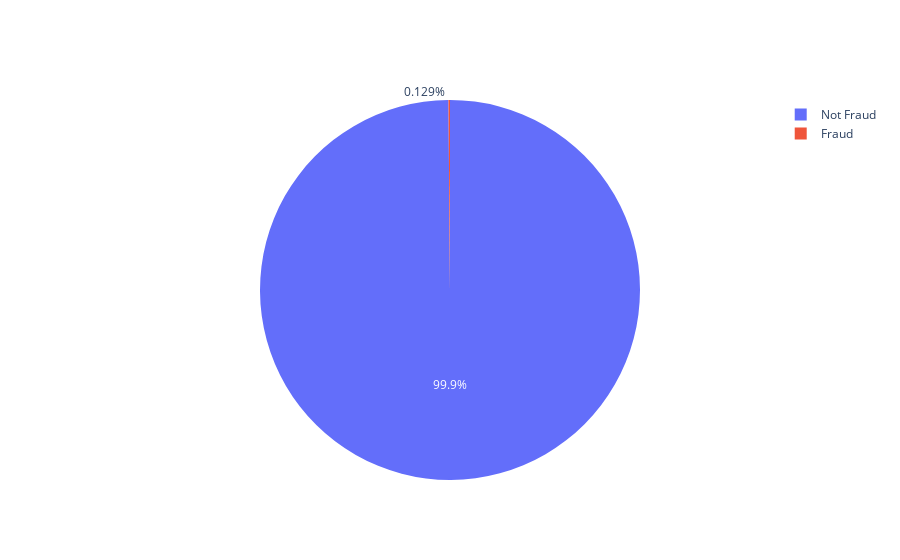

Notebook source saved alongside this figure:
### Markdown cell above
## Handling Data Inbalance:
It’s important we create a model that is not partial to any specific label and to achieve this, we need to check for imbalance and if it exists, we need to handle it.

Below we use the Plotly library to create a piechart to see the distribution of the “isFraud” column of our dataset.

### Code cell
# checking for imbalance
fig = go.Figure(data=[go.Pie(labels=['Not Fraud','Fraud'], values=df['isFraud'].value_counts())])
fig.show()
plt.show();

### Figure 1 — Plotly figure (JSON) as saved in the notebook; plotly's stock layout.template omitted (floating-point values rounded to 4 significant figures)
{"data": [{"labels": ["Not Fraud", "Fraud"], "type": "pie", "values": [6354407, 8213]}], "layout": {}}
